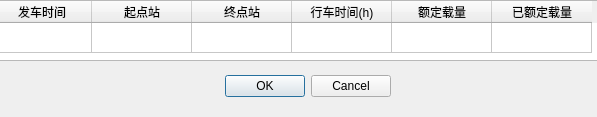
<?xml version="1.0" encoding="UTF-8"?>
<ui version="4.0">
 <class>add</class>
 <widget class="QDialog" name="add">
  <property name="geometry">
   <rect>
    <x>0</x>
    <y>0</y>
    <width>597</width>
    <height>117</height>
   </rect>
  </property>
  <property name="windowTitle">
   <string>Dialog</string>
  </property>
  <widget class="QDialogButtonBox" name="buttonBox">
   <property name="geometry">
    <rect>
     <x>50</x>
     <y>70</y>
     <width>341</width>
     <height>32</height>
    </rect>
   </property>
   <property name="orientation">
    <enum>Qt::Orientation::Horizontal</enum>
   </property>
   <property name="standardButtons">
    <set>QDialogButtonBox::StandardButton::Cancel|QDialogButtonBox::StandardButton::Ok</set>
   </property>
  </widget>
  <widget class="QTableWidget" name="tableWidget">
   <property name="geometry">
    <rect>
     <x>-20</x>
     <y>0</y>
     <width>621</width>
     <height>61</height>
    </rect>
   </property>
   <row>
    <property name="text">
     <string>0</string>
    </property>
   </row>
   <column>
    <property name="text">
     <string>发车时间</string>
    </property>
   </column>
   <column>
    <property name="text">
     <string>起点站</string>
    </property>
   </column>
   <column>
    <property name="text">
     <string>终点站</string>
    </property>
   </column>
   <column>
    <property name="text">
     <string>行车时间(h)</string>
    </property>
   </column>
   <column>
    <property name="text">
     <string>额定载量</string>
    </property>
   </column>
   <column>
    <property name="text">
     <string>已额定载量</string>
    </property>
   </column>
  </widget>
 </widget>
 <resources/>
 <connections>
  <connection>
   <sender>buttonBox</sender>
   <signal>rejected()</signal>
   <receiver>add</receiver>
   <slot>reject()</slot>
   <hints>
    <hint type="sourcelabel">
     <x>316</x>
     <y>260</y>
    </hint>
    <hint type="destinationlabel">
     <x>286</x>
     <y>274</y>
    </hint>
   </hints>
  </connection>
  <connection>
   <sender>buttonBox</sender>
   <signal>accepted()</signal>
   <receiver>add</receiver>
   <slot>accept()</slot>
   <hints>
    <hint type="sourcelabel">
     <x>220</x>
     <y>85</y>
    </hint>
    <hint type="destinationlabel">
     <x>298</x>
     <y>58</y>
    </hint>
   </hints>
  </connection>
 </connections>
</ui>
